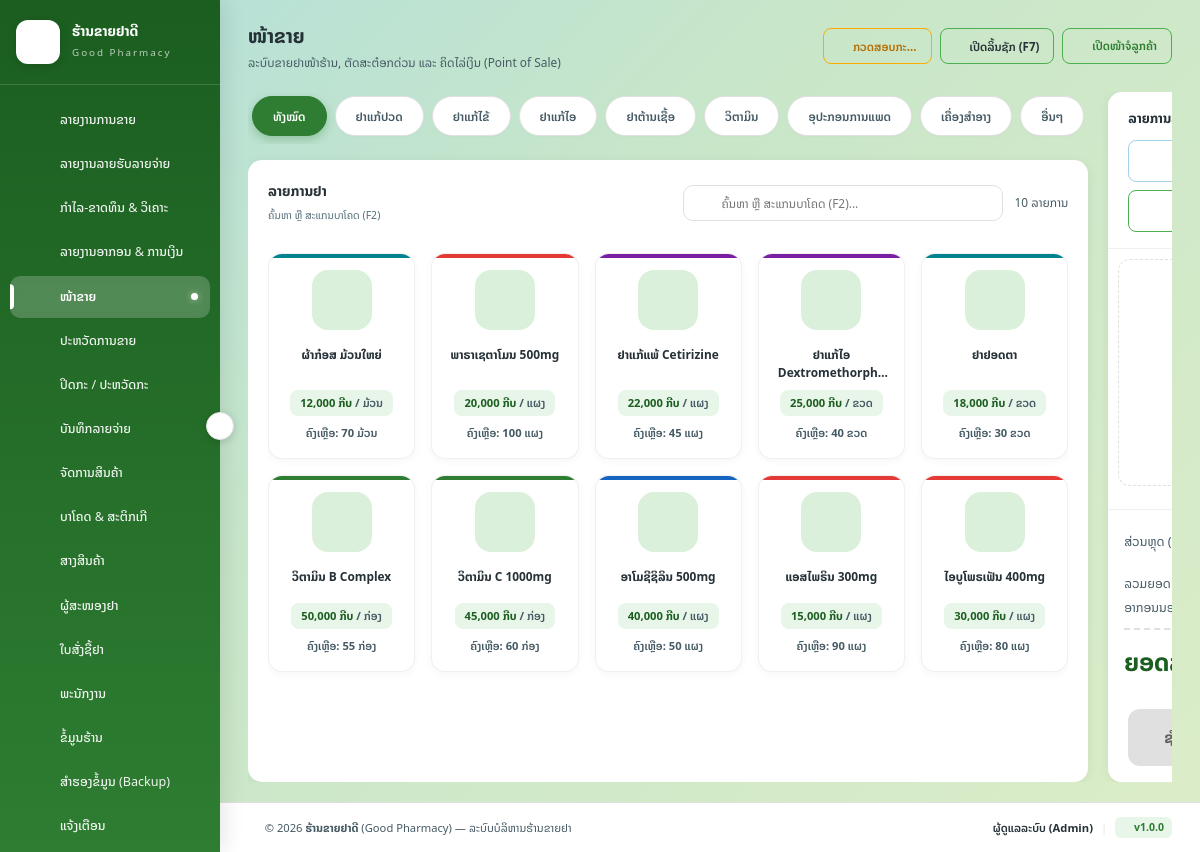
The app's page /pos.php (signed in) with its own data.
### tables this page shows
CREATE TABLE IF NOT EXISTS `shop_settings` (
  `id` INT(11) NOT NULL AUTO_INCREMENT,
  `shop_name` VARCHAR(255) NOT NULL DEFAULT 'ຮ້ານຂາຍຢາດີ',
  `shop_name_en` VARCHAR(255) DEFAULT 'Good Pharmacy',
  `address` TEXT,
  `phone` VARCHAR(50),
  `email` VARCHAR(100),
  `open_time` VARCHAR(10) DEFAULT '08:00',
  `close_time` VARCHAR(10) DEFAULT '20:00',
  `show_in_receipt` TINYINT(1) NOT NULL DEFAULT 1,
  `receipt_size` VARCHAR(10) NOT NULL DEFAULT '80mm',
  `tax_rate` DECIMAL(5,2) NOT NULL DEFAULT 10.00,
  `tax_type` ENUM('included','excluded','none') NOT NULL DEFAULT 'excluded',
  `currency` VARCHAR(10) NOT NULL DEFAULT 'ກີບ',
  `logo` VARCHAR(255) DEFAULT NULL,
  `favicon` VARCHAR(255) DEFAULT NULL,
  `footer_image` VARCHAR(255) DEFAULT NULL,
  `qr_code` VARCHAR(255) DEFAULT NULL,
  `cfd_media` VARCHAR(255) DEFAULT NULL,
  `created_at` TIMESTAMP DEFAULT CURRENT_TIMESTAMP,
  `updated_at` TIMESTAMP DEFAULT CURRENT_TIMESTAMP ON UPDATE CURRENT_TIMESTAMP,
  PRIMARY KEY (`id`)
);

CREATE TABLE IF NOT EXISTS `categories` (
  `id` INT(11) NOT NULL AUTO_INCREMENT,
  `name` VARCHAR(100) NOT NULL,
  `description` TEXT,
  `icon` VARCHAR(50) DEFAULT 'fa-pills',
  `color` VARCHAR(20) DEFAULT '#4caf50',
  `is_active` TINYINT(1) NOT NULL DEFAULT 1,
  `sort_order` INT(11) DEFAULT 0,
  `created_at` TIMESTAMP DEFAULT CURRENT_TIMESTAMP,
  PRIMARY KEY (`id`)
);

CREATE TABLE IF NOT EXISTS `products` (
  `id` INT(11) NOT NULL AUTO_INCREMENT,
  `barcode` VARCHAR(50) DEFAULT NULL,
  `name` VARCHAR(255) NOT NULL,
  `description` TEXT,
  `category_id` INT(11) DEFAULT NULL,
  `cost_price` DECIMAL(15,2) NOT NULL DEFAULT 0.00,
  `selling_price` DECIMAL(15,2) NOT NULL DEFAULT 0.00,
  `stock_quantity` INT(11) NOT NULL DEFAULT 0,
  `min_stock` INT(11) NOT NULL DEFAULT 5,
  `unit` VARCHAR(50) DEFAULT 'ແຜງ',
  `image` VARCHAR(255) DEFAULT NULL,
  `expiry_date` DATE DEFAULT NULL,
  `is_active` TINYINT(1) NOT NULL DEFAULT 1,
  `created_at` TIMESTAMP DEFAULT CURRENT_TIMESTAMP,
  `updated_at` TIMESTAMP DEFAULT CURRENT_TIMESTAMP ON UPDATE CURRENT_TIMESTAMP,
  PRIMARY KEY (`id`),
  KEY `fk_product_category` (`category_id`),
  KEY `idx_products_active_category` (`is_active`, `category_id`),
  KEY `idx_products_barcode` (`barcode`),
  CONSTRAINT `fk_product_category` FOREIGN KEY (`category_id`) REFERENCES `categories`(`id`) ON DELETE SET NULL
);

### pos.php (the view, shortened to what the rows shown need)
<?php
require_once 'includes/functions.php';
try {
    $db = getDB();
    $categories = $db->query("SELECT * FROM categories WHERE is_active = 1 ORDER BY sort_order")->fetchAll();
} catch (Exception $e) {
    $categories = [];
}
try {
    $products = $db->query("SELECT p.*, c.name as category_name FROM products p LEFT JOIN categories c ON p.category_id = c.id WHERE p.is_active = 1 ORDER BY p.name")->fetchAll();
} catch (Exception $e) {
    $products = [];
}
$barcodesByProduct = [];
try {
    $shopSettings = getShopSettings();
} catch (Exception $e) {
    $taxRate = 10;
    $taxType = 'excluded';
    $enableMultiCurrency = 1;
    $exchangeRateThb = 680.00;
    $exchangeRateUsd = 22000.00;
    $enableCashDrawer = 1;
    $enableDynamicQr = 1;
    $bankName = 'BCEL One';
    $bankAccountNumber = '';
    $bankAccountName = '';
}
include 'includes/header.php';
include 'includes/sidebar.php';
?>
<main class="main-content">
    <div class="page-header">
        <div>
            <h1 class="page-title">ໜ້າຂາຍ</h1>
        </div>
    </div>
    <div class="pos-layout">
        <div class="pos-products">
            <div class="tabs" id="categoryTabs">
                <div class="tab active" tabindex="0" role="button" data-category="all" onclick="filterCategory('all', this)" onkeydown="if(event.key==='Enter'||event.key===' '){event.preventDefault();filterCategory('all', this);}">ທັງໝົດ</div>
                <?php foreach ($categories as $cat): ?>
                <div class="tab" tabindex="0" role="button" data-category="<?= $cat['id'] ?>" onclick="filterCategory(<?= $cat['id'] ?>, this)" onkeydown="if(event.key==='Enter'||event.key===' '){event.preventDefault();filterCategory(<?= $cat['id'] ?>, this);}"><?= sanitize($cat['name']) ?></div>
                <?php endforeach; ?>
            </div>
            <div class="card" style="flex:1;">
                <div class="product-grid" id="productGrid">
                    <?php if (empty($products)): ?>
                    <div class="empty-state" style="grid-column:1/-1; padding:40px 10px; text-align:center;">
                        <i class="fas fa-boxes" style="font-size:40px; color:var(--text-light); margin-bottom:10px;"></i>
                        <p style="margin-bottom:12px;">ຍັງບໍ່ມີລາຍການຢາໃນລະບົບ</p>
                        <a href="<?= BASE_URL ?>products.php" class="btn btn-primary btn-sm"><i class="fas fa-plus"></i> ໄປໜ້າເພີ່ມສິນຄ້າ</a>
                    </div>
                    <?php else: ?>
                        <?php
                        $todayDate = date('Y-m-d');
                        foreach ($products as $i => $product):
                            $isExpired = (!empty($product['expiry_date']) && $product['expiry_date'] < $todayDate);
                        ?>
                        <div class="product-card <?= $isExpired ? 'product-expired' : '' ?>"
                             data-id="<?= $product['id'] ?>"
                             data-name="<?= sanitize($product['name']) ?>"
                             data-price="<?= $product['selling_price'] ?>"
                             data-stock="<?= $product['stock_quantity'] ?>"
                             data-unit="<?= sanitize($product['unit'] ?? 'ແຜງ') ?>"
                             data-category="<?= $product['category_id'] ?>"
                             data-barcode="<?= sanitize($product['barcode'] ?? '') ?>"
                             data-multi-barcodes='<?= htmlspecialchars(json_encode($barcodesByProduct[$product['id']] ?? []), ENT_QUOTES, 'UTF-8') ?>'
                             data-image="<?= htmlspecialchars($product['image'] ?? '') ?>"
                             data-expiry="<?= htmlspecialchars($product['expiry_date'] ?? '') ?>"
                             data-expired="<?= $isExpired ? '1' : '0' ?>"
                             tabindex="<?= $i === 0 ? '0' : '-1' ?>" role="button" aria-label="<?= sanitize($product['name']) ?> ລາຄາ <?= formatCurrency($product['selling_price']) ?> ກີບ" onclick="addToCart(this)" onkeydown="if(event.key==='Enter'||event.key===' '){event.preventDefault();addToCart(this);}">
                            <?php if (!empty($product['image']) && file_exists('assets/images/products/' . $product['image'])): ?>
                                <div class="product-card-thumb">
                                    <img src="assets/images/products/<?= htmlspecialchars($product['image']) ?>" alt="<?= sanitize($product['name']) ?>" class="product-thumb-img" loading="lazy">
                                </div>
                            <?php else: ?>
                                <div class="product-card-icon">
                                    <i class="fas fa-pills"></i>
                                </div>
                            <?php endif; ?>
                            <div class="product-card-name"><?= sanitize($product['name']) ?></div>
                            <div class="product-card-price"><?= formatCurrency($product['selling_price']) ?> ກີບ <small style="font-weight:600;color:var(--text-medium);font-size:0.8rem;">/ <?= sanitize($product['unit'] ?? 'ແຜງ') ?></small></div>
                            <div class="product-card-stock">ຄົງເຫຼືອ: <?= $product['stock_quantity'] ?> <?= sanitize($product['unit'] ?? 'ແຜງ') ?></div>
                        </div>
                        <?php endforeach; ?>
                    <?php endif; ?>
                </div>
            </div>
        </div>
    </div>
</main>
<?php
include 'includes/footer.php';
?>

### includes/sidebar.php (shortened to what the rows shown need)
<?php
$settings = null;
try {
    $settings = getShopSettings();
} catch (Exception $e) {
    $notificationCount = 0;
}
?>
<aside class="sidebar" id="sidebar">
    <div class="sidebar-header">
        <div style="display:flex; align-items:center; gap:12px;">
            <div class="sidebar-brand">
                <h2><?= htmlspecialchars($settings['shop_name'] ?? 'ລະບົບຂາຍຢາດີ') ?></h2>
                <span><?= htmlspecialchars($settings['shop_name_en'] ?? 'POINT OF SALE') ?></span>
            </div>
        </div>
    </div>
</aside>

### includes/footer.php (shortened to what the rows shown need)
<?php
$footerShopName = $settings['shop_name'] ?? 'ລະບົບຂາຍຢາດີ';
$footerShopNameEn = $settings['shop_name_en'] ?? 'POINT OF SALE';
?>
    <footer class="app-footer">
        <div class="app-footer-inner">
            <div class="app-footer-left">
                <i class="fas fa-capsules" style="color: var(--primary);"></i>
                <span>&copy; <?= date('Y') ?> <strong><?= htmlspecialchars($footerShopName) ?></strong> (<?= htmlspecialchars($footerShopNameEn) ?>) &mdash; ລະບົບບໍລິຫານຮ້ານຂາຍຢາ</span>
            </div>
        </div>
    </footer>
</body>
</html>

### records on screen
shop_settings: shop_name "ຮ້ານຂາຍຢາດີ", shop_name_en "Good Pharmacy"
categories: name "ຢາແກ້ປວດ"
categories: name "ຢາແກ້ໄຂ້"
categories: name "ຢາແກ້ໄອ"
categories: name "ຢາຕ້ານເຊື້ອ"
categories: name "ວິຕາມິນ"
categories: name "ອຸປະກອນການແພດ"
categories: name "ເຄື່ອງສຳອາງ"
categories: name "ອື່ນໆ"
products: name "ຜ້າກ໋ອສ ມ້ວນໃຫຍ່", selling_price "12,000", unit "ມ້ວນ", stock_quantity "70"
products: name "ພາຣາເຊຕາໂມນ 500mg", selling_price "20,000", unit "ແຜງ", stock_quantity "100"
products: name "ຢາແກ້ແພ້ Cetirizine", selling_price "22,000", unit "ແຜງ", stock_quantity "45"
products: selling_price "25,000", unit "ຂວດ", stock_quantity "40"
products: name "ຢາຢອດຕາ", selling_price "18,000", unit "ຂວດ", stock_quantity "30"
products: name "ວິຕາມິນ B Complex", selling_price "50,000", unit "ກ່ອງ", stock_quantity "55"
products: name "ວິຕາມິນ C 1000mg", selling_price "45,000", unit "ກ່ອງ", stock_quantity "60"
products: name "ອາໂມຊີຊິລິນ 500mg", selling_price "40,000", unit "ແຜງ", stock_quantity "50"
products: name "ແອສໄພຣິນ 300mg", selling_price "15,000", unit "ແຜງ", stock_quantity "90"
products: name "ໄອບູໂພຣເຟັນ 400mg", selling_price "30,000", unit "ແຜງ", stock_quantity "80"

### other values on screen
count($products) "10"
$_SESSION['full_name'] "ຜູ້ດູແລລະບົບ"
$_SESSION['role'] "Admin"
